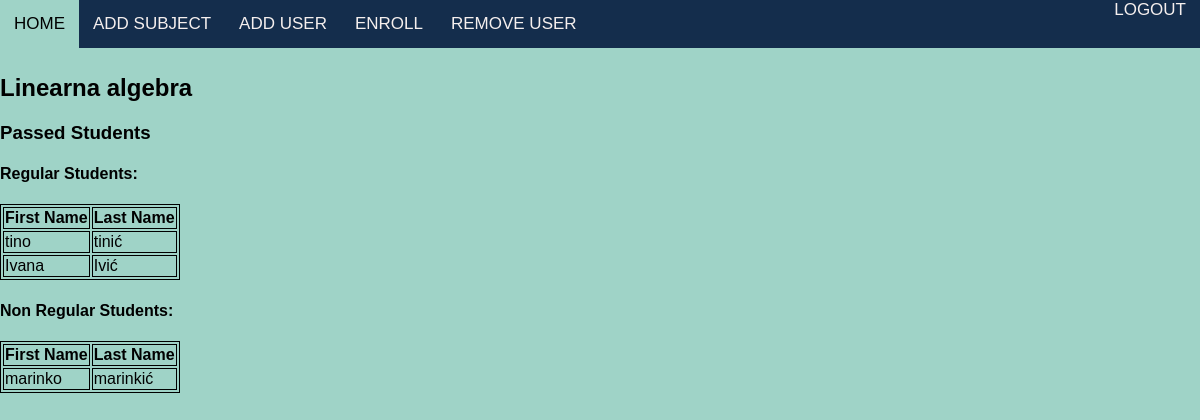
Page /subject_list/1/ (signed in) on the earlier database version.
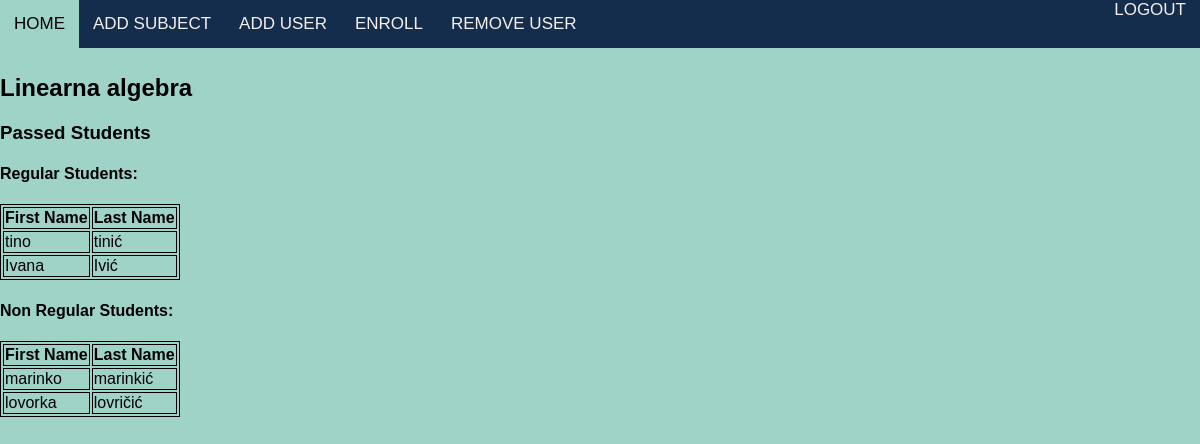
Same page on the later database version.
### EnrollmentApp/models.py (models this page shows, shortened)
class StudentEnrollment(models.Model):
    class StatusChoices(Enum):
        ENROLLED = 'Enrolled'
        PASSED = 'Passed'
        FAILED = 'Failed'
    student = models.ForeignKey(Korisnici, on_delete=models.CASCADE)
    subject = models.ForeignKey(Predmeti, on_delete=models.CASCADE)
    status = models.CharField(max_length=20, choices=[(status.value, status.name) for status in StatusChoices])

class Korisnici(AbstractUser):
    class RoleChoices(Enum):
        ADMINISTRATOR = 'administrator'
        PROFESOR = 'profesor'
        STUDENT = 'student'
    class StatusChoices(Enum):
        NONE = 'none'
        REDOVAN = 'redovan'
        IZVANREDAN = 'izvanredan'
    role = models.CharField(max_length=20, choices=[(role.value, role.name) for role in RoleChoices])
    status = models.CharField(max_length=20, choices=[(status.value, status.name) for status in StatusChoices])
    user_permissions = models.ManyToManyField(
        Permission,
        verbose_name='user permissions',
        blank=True,
        related_name='korisnici_set'
    )
    groups = models.ManyToManyField(
        'auth.Group',
        verbose_name='groups',
        blank=True,
        related_name='korisnici_set'
    )

### EnrollmentApp/views.py (the view)
# urls.py: path('subject_list/<int:subject_id>/', views.passed_subject_details, name='passed_subject_details'),
@login_required
@user_passes_test(check_admin)
def passed_subject_details(request, subject_id):
    subject = Predmeti.objects.get(id=subject_id)
    passed_students = StudentEnrollment.objects.filter(subject=subject, status=StudentEnrollment.StatusChoices.PASSED.value)
    regular_students = passed_students.filter(student__status=Korisnici.StatusChoices.REDOVAN.value)
    non_regular_students = passed_students.filter(student__status=Korisnici.StatusChoices.IZVANREDAN.value)
    return render(request, 'passed_subject_details.html', {'subject': subject, 'regular_students': regular_students, 'non_regular_students': non_regular_students})

### EnrollmentApp/views.py (called while the page is built)
def check_admin(user):
    return user.role == 'administrator'

### EnrollmentApp/templates/passed_subject_details.html (shortened to what this page needs)
{% load static %}
<!DOCTYPE html>
<html>
<head>
    <link rel="stylesheet" type="text/css" href="{% static 'css/style.css' %}">
</head>
<body>
    <nav>
        <div class="nav-left">
          <a href="{% url 'success' %}">HOME</a>
          <a href="{% url 'add_subject' %}">ADD SUBJECT</a>
          <a href="{% url 'add_user' %}">ADD USER</a>
          <a href="{% url 'create_enrollment' %}"> ENROLL</a>
          <a href="{% url 'user_list' %}">REMOVE USER</a>
        </div>
        <div class="nav-right">
          <a href="{% url 'logout' %}" class="logout">LOGOUT</a>
        </div>
    </nav>
    <br>
    <br>
    <br>
    <h2>{{ subject.name }}</h2>
    <h3>Passed Students</h3>
    <h4>Regular Students:</h4>
    <table>
        <thead>
            <tr>
                <th>First Name</th>
                <th>Last Name</th>
            </tr>
        </thead>
        <tbody>
            {% for student in regular_students %}
            <tr>
                <td>{{ student.student.first_name }}</td>
                <td>{{ student.student.last_name }}</td>
            </tr>
            {% endfor %}
        </tbody>
    </table>
    <h4>Non Regular Students:</h4>
    <table>
        <thead>
            <tr>
                <th>First Name</th>
                <th>Last Name</th>
            </tr>
        </thead>
        <tbody>
            {% for student in non_regular_students %}
            <tr>
                <td>{{ student.student.first_name }}</td>
                <td>{{ student.student.last_name }}</td>
            </tr>
            {% endfor %}
        </tbody>
    </table>
</body>
</html>

Differences in the rows shown:
added StudentEnrollment: student.first_name "lovorka", student.last_name "lovričić", shown under "Non Regular Students:"
